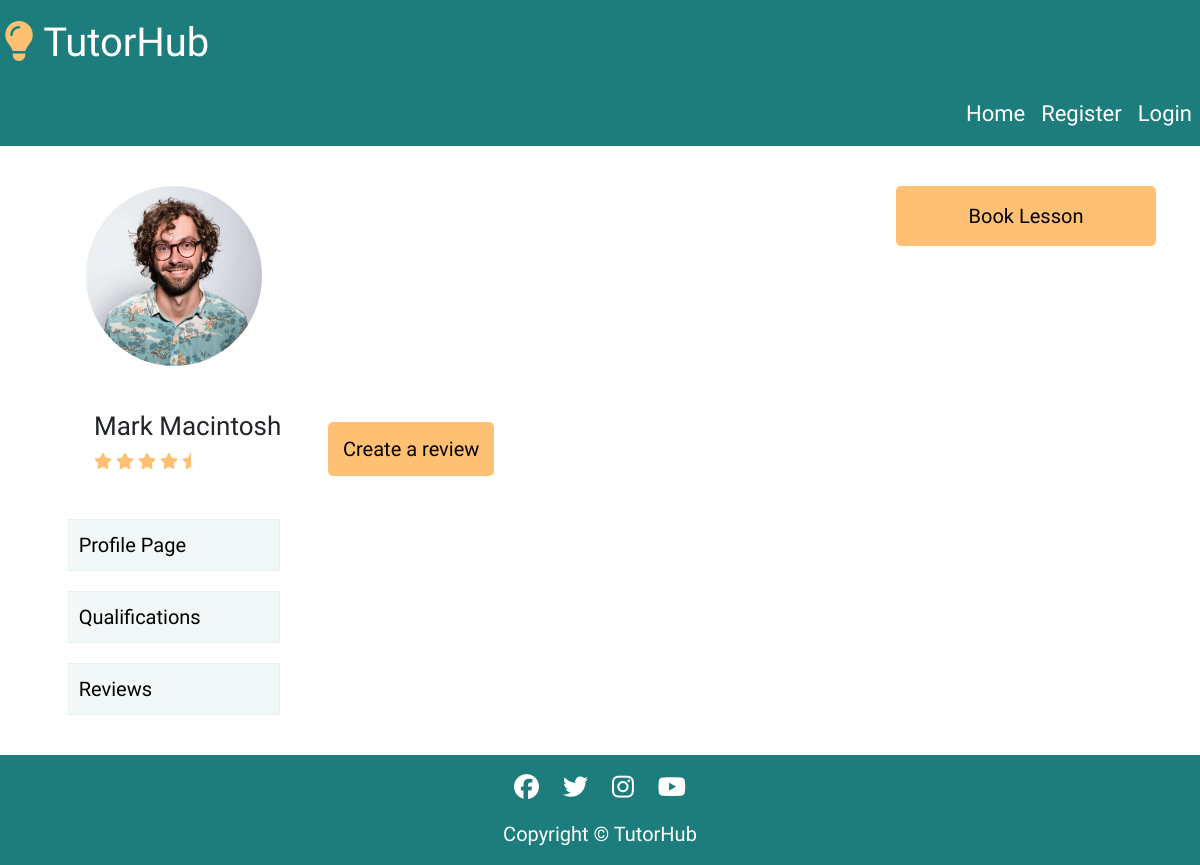
/tutors/tutor_three/reviews/, run on an earlier commit of the app's database.
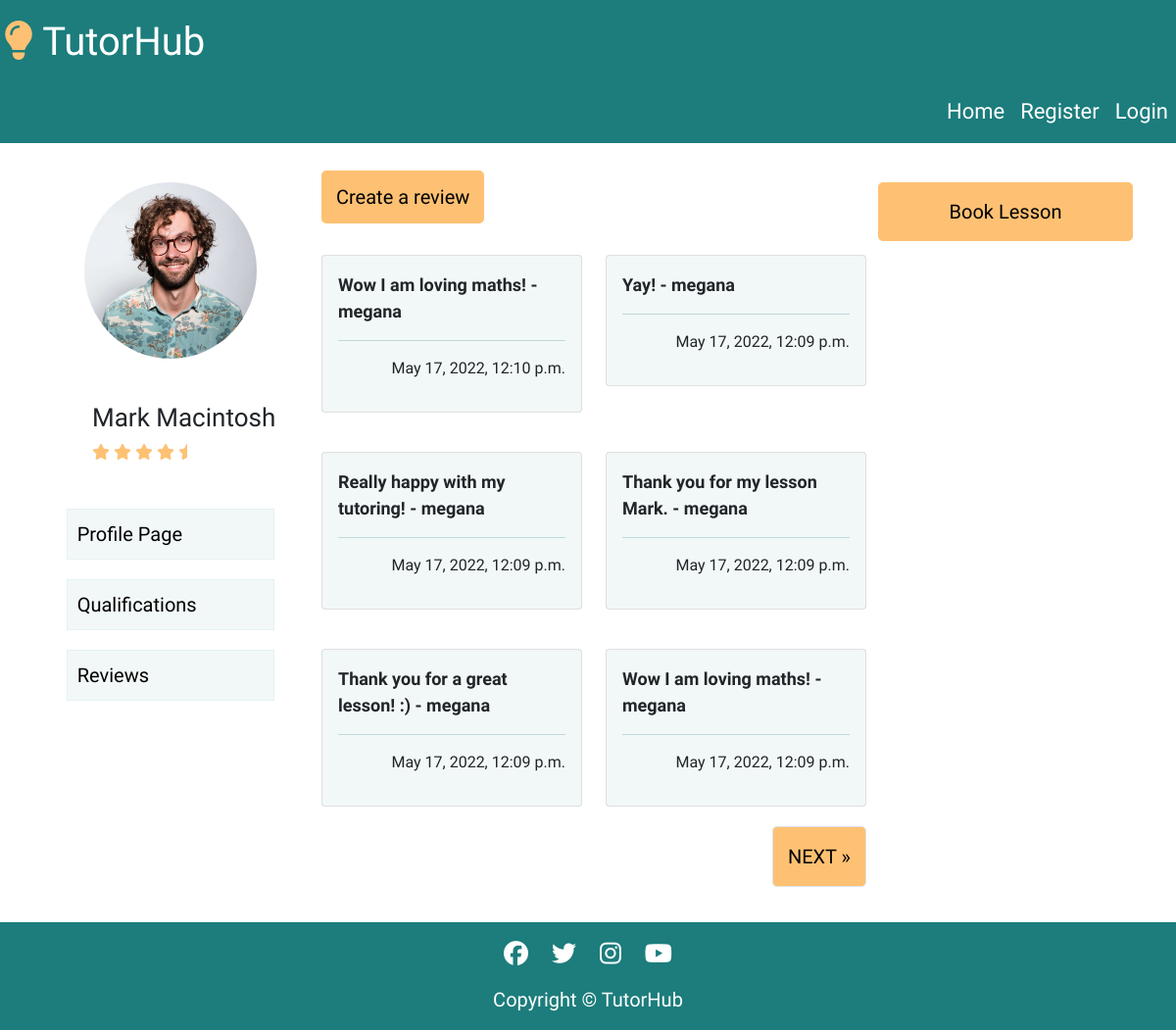
And on a later commit of the database.
### tutorprofile/models.py (models this page shows)
class Review(models.Model):
    tutor = models.CharField(max_length=50)
    student = models.ForeignKey(User, on_delete=models.CASCADE, related_name="review")
    review = models.CharField(max_length=150)
    created_on = models.DateTimeField(auto_now_add=True)
    class Meta:
        ordering = ['-created_on']

### tutorprofile/views.py (the view)
# urls.py: path('tutor_three/reviews/', views.ReviewListTutorThree.as_view(), name='tutor_three_reviews'),
class ReviewListTutorThree(generic.ListView):
    model = Review
    queryset = Review.objects.filter(Q(tutor='Mark Macintosh')).order_by('-created_on')
    template_name = 'tutorprofile/tutor_three_reviews.html'
    paginate_by = 6

### tutorprofile/templates/tutorprofile/tutor_three_reviews.html (shortened to what this page needs)
{% extends "base.html" %}
{% load static %}
{% block content %}
<div class="container-fluid center-block">
    <div class="row profile-page">
        <div class="col-md-12 col-lg-3">
            <div class="row">
                <div class="col-12 user-image">
                    <img src="{% static 'images/tutorthree.jpg' %}" alt="image of a tutor">
                </div>
            </div>
            <div class="row">
                <div class="col-12 user-info">
                    <h1>Mark Macintosh</h1>
                    <i class="fa-solid fa-star"></i>
                    <i class="fa-solid fa-star"></i>
                    <i class="fa-solid fa-star"></i>
                    <i class="fa-solid fa-star"></i>
                    <i class="fa-solid fa-star-half"></i>
                </div>
            </div>
            <div class="row center-block">
                <div class="col-10 page-buttons-container" >
                    <a href="{% url 'tutor_three_profile' %}" class="page-buttons">Profile Page</a>
                    <a href="{% url 'tutor_three_qualifications' %}" class="page-buttons">Qualifications</a>
                    <a href="{% url 'tutor_three_reviews' %}" class="page-buttons">Reviews</a>
                </div>
            </div>
        </div>
        <div class="col-md-12 col-lg-6 booking-button" id="reviews-page">
            <a href="{% url 'tutor_three_create_review' %}">Create a review</a>
            <br />
            <br />
            <div class="row">
                {% for review in review_list %}
                    <div class="col-md-12 col-lg-6 card_space">
                        <div class="card">
                            <div class="card-body color-card">
                                <p class="review_comment">{{ review.review|safe }} - {{ review.student }} </p>
                                <hr />
                                <p class="right">{{ review.created_on}}</p>
                            </div>
                        </div>
                    </div>
                {% endfor %}
                {% if is_paginated %}
                <nav aria-label="Page navigation">
                    <ul class="pagination right">
                        {% if page_obj.has_next %}
                        <li><a href="?page={{ page_obj.next_page_number }}" class="page-link">NEXT &raquo;</a></li>
                        {% endif %}
                    </ul>
                </nav>
                {% endif %}
            </div>
        </div>
        <div class="col-md-12 col-lg-3" id="bookings-button">
            <div class="row booking-button">
                <a href="{% url 'tutor_three' %}" id="booking-btn">Book Lesson</a>
            </div>
        </div>
    </div>
</div>
{% endblock %}

### templates/base.html (shortened to what this page needs)
{% load static %}
<!DOCTYPE html>
<html lang="en">
<head>
    <link rel="stylesheet" href="https://cdnjs.cloudflare.com/ajax/libs/font-awesome/5.15.3/css/all.min.css">
    <link href="https://cdn.jsdelivr.net/npm/bootstrap@5.0.1/dist/css/bootstrap.min.css" rel="stylesheet"
>
    <link rel="stylesheet" href="{% static 'css/style.css' %}">
</head>
<body>
    <div class="row header-nav">
        <div class="col-sm-12 col-md-6 header-bar">
            <div class="row nav-header-border">
                <a class="nav-link" id="nav-title" href="{% url 'index' %}"><i class="fa-solid fa-lightbulb"></i> TutorHub</a>
            </div>
        </div>
    </div>
    <nav class="navbar navbar-expand navbar-light">
        <div class="conatiner-fluid">
            <div class="row">
                <div class="col-8 nav-elements">
                    <ul class="navbar-nav mb-lg-0">
                        {% if user.is_authenticated %}
                        <li class="nav-item">
                            <a class="nav-link" href="{% url 'index' %}">Home</a>
                        </li>
                        <li class="nav-item">
                            <a class="nav-link" href="{% url 'profile' %}">Profile</a>
                        </li>
                        <li class="nav-item">
                            <a class="nav-link-upcoming-lessons nav-link" href="{% url 'upcoming_lessons' %}">Upcoming Lessons</a>
                        </li>
                        {% else %}
                        <li class="nav-item">
                            <a class="nav-link" href="{% url 'index' %}">Home</a>
                        </li>
                        <li class="nav-item">
                            <a class="nav-link" href="{% url 'account_signup' %}">Register</a>
                        </li>
                        <li class="nav-item">
                            <a class="nav-link" href="{% url 'account_login' %}">Login</a>
                        </li>
                        {% endif %}
                    </ul>
                </div>
            </div>
        </div>
    </nav>
    <main>
        {% block content %}{% endblock content %}
    </main>
    <footer>
        <div class="container-fluid">
            <div class="row center footer">
                <ul>
                    <li><a href="https://www.facebook.com/" target="_blank" rel="noopener"
                            aria-label="Click here to go to our facebook page"><i class="fab fa-facebook"></i></a></li>
                    <li><a href="https://www.twitter.com/" target="_blank" rel="noopener"
                            aria-label="Click here to go to our twitter page"><i class="fab fa-twitter"></i></a></li>
                    <li><a href="https://www.instagram.com/" target="_blank" rel="noopener"
                            aria-label="Click here to go to our instagram page"><i class="fab fa-instagram"></i></a></li>
                    <li><a href="https://www.youtube.com/" target="_blank" rel="noopener"
                            aria-label="Click here to go to our youtube page"><i class="fab fa-youtube"></i></a></li>
                </ul>
                <p class="footer-text">Copyright © TutorHub</p>
            </div>
        </div>
    </footer>
</body>
</html>

### static/css/style.css (style rules this page uses)
html, body { max-width: 100%; overflow-x: hidden; font-family: 'Hubballi', cursive; }
.center { text-align: center; }
.navbar { background-color: #1c7d7c; justify-content: right; }
.navbar-light .navbar-nav .nav-link { color: white; }
.header-nav { height: auto; color: white; padding-top: 5px; font-size: 30px; background-color: #1c7d7c; color: white; display: flex; position: relative; }
.header-nav a { margin-bottom: 0; text-decoration: none; color: white; }
.nav-link { color: white; }
.nav-elements { font-size: 22px; }
.center-block { display: flex; justify-content: center; }
hr { color: #1c7d7c; }
.header-bar { height: auto; }
#nav-title { font-size: 40px; }
#nav-title i { color: #fec173; }
.profile-page { width: 100%; margin-top: 20px; padding: 20px; height: auto; }
.user-info { margin-top: 25px; margin-left: 50px; margin-bottom: 25px; }
.user-info i { color: #fec173; }
.user-image { display: flex; height: 200px; width: 200px; justify-content: center; margin: auto; font-size: 150px; }
.user-image img { height: 180px; width: 100%; border-radius: 50%; }
.card_space { margin-bottom: 20px; margin-top: 20px; }
.review_comment { font-size: 18px; font-weight: bold; }
.right { text-align: right; float: right; }
.color-card { background-color: #258d8c0f; }
.page-link { float: right; }
.page-buttons-container a { display: block; text-decoration: none; border: solid 1px #258d8c0f; background-color: #258d8c0f; width: 100%; margin: 20px 0; padding: 10px; color: black; font-size: 20px; }
.booking-button { float: right; padding-right: 60px; }
.booking-button a { border-radius: 5px; padding: 15px; background-color: #fec173; color: black; font-size: 20px; text-align: center; text-decoration: none; }
.footer { background-color: #1c7d7c; }
.footer-text { font-size: 20px; color: white; }
.footer li { display: inline; padding: 10px; }
.footer li i { color: white; font-size: 25px; margin-top: 20px; }
@media (max-width:1514px) { .user-info h1 { font-size: 26px; } }
@media (max-width:1200px) { .booking-button { float: none; margin: auto; padding-right: 0; } }

What changed in the data, as far as the page shows it:
added Review: review "Wow I am loving maths!", student "megana", created_on "May 17, 2022, 12:10 p.m."
added Review: review "Yay!", student "megana", created_on "May 17, 2022, 12:09 p.m."
added Review: review "Really happy with my tutoring!", student "megana", created_on "May 17, 2022, 12:09 p.m."
added Review: review "Thank you for my lesson Mark.", student "megana", created_on "May 17, 2022, 12:09 p.m."
added Review: review "Thank you for a great lesson! :)", student "megana", created_on "May 17, 2022, 12:09 p.m."
added Review: review "Wow I am loving maths!", student "megana", created_on "May 17, 2022, 12:09 p.m."
Also different on the page:
text now shown: "NEXT »"
